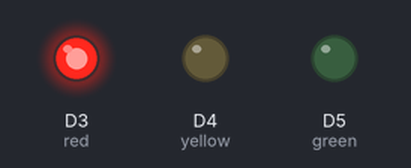
A sketch run on a simulated ESP8266 (NodeMCU). On the bench: output pins drawn as LEDs (lit = HIGH).

Above: at 1.0 s.
At 3.0 s:
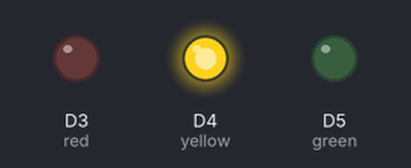
At 5.0 s:
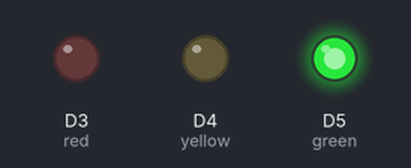
Timing chart, 0 to 7.8 s (numbered marks = the images above):
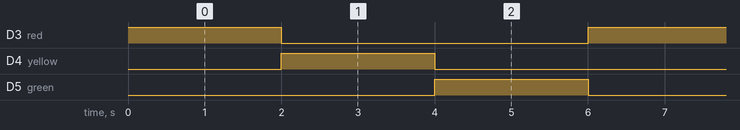

Measured:
- by itself, D3 (red), D4 (yellow), D5 (green): alternates HIGH for 2.0 s and LOW for 4.0 s
- by itself, everything shown: repeats every 6.0 s, in 3 steps

The sketch:

sketch_jun16a.ino
```cpp
int red = D3;
int yellow = D4;
int green = D5;

void setup(){
  pinMode(red, OUTPUT);
  pinMode(yellow, OUTPUT);
  pinMode(green,  OUTPUT);
}

void loop(){
		digitalWrite(red,HIGH);
  	digitalWrite(yellow,LOW);
  	digitalWrite(green, LOW);
  	delay(2000);
  	digitalWrite(red,LOW);
  	digitalWrite(yellow,HIGH);
  	digitalWrite(green, LOW);
  	delay(2000);
  	digitalWrite(red,LOW);
  	digitalWrite(yellow,LOW);
  	digitalWrite(green, HIGH);
  	delay(2000);

}
```
